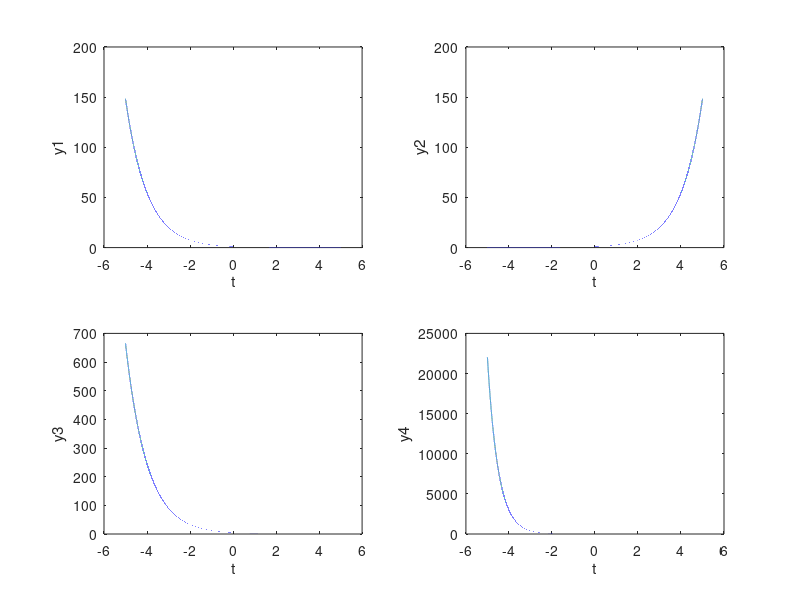

Write MATLAB code to recreate this figure. (Note: this script raises an error after producing the figure.)
%Question 1:
%Part 1
t = linspace(-1,1,1000);
a = 1 + mod(30,3);
y1 = sin(20*pi*a*t);
plot(t,y1)
xlabel('t')
ylabel('y1')


%Part 2
y2 = cos((5*pi*a*t) + (pi/4));
plot(t, y2)
xlabel('t')
ylabel('y2')

%Part 3
y3 = exp(-2*a*t);
plot(t, y3)
xlabel('t')
ylabel('y3')

%Part 4
y4 = exp(-0.25*a*t).*sin(20*pi*t);
plot(t, y4)
xlabel('t')
ylabel('y4')

%Question 2:
t = linspace(-5,5,100000);
hold on  
subplot(2,2,1)
y1 = inline("exp(-a*t)","t","a");
plot(t, y1(t,a))
xlabel('t')
ylabel('y1')

subplot(2,2,2)
y2 = inline("exp(a*t)", "t","a");
plot(t, y2(t,a))
xlabel('t')
ylabel('y2')

subplot(2,2,3)
y3 = inline("exp(-a*(t-1.5*a))", "t","a");
plot(t, y3(t,a))
xlabel('t')
ylabel('y3')

subplot(2,2,4)
y4 = inline("exp(-a*(2*a*t))", "t","a");
plot(t, y4(t,a))
xlabel('t')
ylabel('y4')
hold off

%Question 3:
A=load('ECG_Data.txt');
subplot(1,1,1)
plot(A)
xlabel('samples')
ylabel('ECG Data')

july = load('RainFallIndia_July.txt');
jan = load('RainFallIndia_Jan.txt');

figure; histogram(july)
xlabel('samples')
ylabel('RainFallIndia_July')
figure; histogram(jan)
xlabel('samples')
ylabel('RainFallIndia_Jan')

mean(july)
mean(jan)

std(july)
std(jan)

[s,Fs] = audioread('Track001.wav');
sound(s,Fs);

%Question 4:
[s,Fs] = audioread('speech.wav');
sound(s,Fs);
F = 250000* a;
y = s*cos(2*pi*(F/Fs));
audiowrite('y.wav', y, Fs);
[y,Fs] = audioread('y.wav');
sound(y,Fs)
subplot(1,2,1)
plot(s)
xlabel('samples')
ylabel('s')
subplot(1,2,2)
plot(y)
xlabel('samples')
ylabel('y')
Fourier = fft(y);
subplot(1,1,1)
plot(Fourier)
xlabel('Freq')
ylabel('y')

%Question 5:
t =[0:0.001:5];
fs = 5000;
y1 = sin(2*pi*200*a*t);
y2 = sin(2*pi*220*a*t);
k = [y1 y2];
audiowrite('sg2.wav', k, fs);
[s,Fs] = audioread('sg2.wav');
sound(s, Fs)
plot(s)
xlabel('samples')
ylabel('s')

%Question 6:
t = linspace(0,5,20000);
fs = 44100;
y1 =  sin(220*t);
sound(y1, fs)

y2 = sin(246.94*t)
sound(y2, fs)

y3 = sin(261.63*t)
sound(y3, fs)

y4 = sin(293.66*t)
sound(y4, fs)

y5 = sin(329.63 *t)
sound(y5, fs)

y6 = sin(349.23*t)
sound(y6, fs)

y7 = sin(392*t)
sound(y7, fs)

z = [y3 y4 y5 y6 y7 y1 y2]
audiowrite('sg1.wav', z, fs);

[s,Fs] = audioread('sg1.wav');
sound(s, Fs)

%Question 7:
con = load('ConvFile1.txt')
[s,Fs] = audioread('Track001.wav');
sound(s, Fs)
res = conv2(s, con)
audiowrite('conv.wav', res, Fs);
sound(res, Fs)